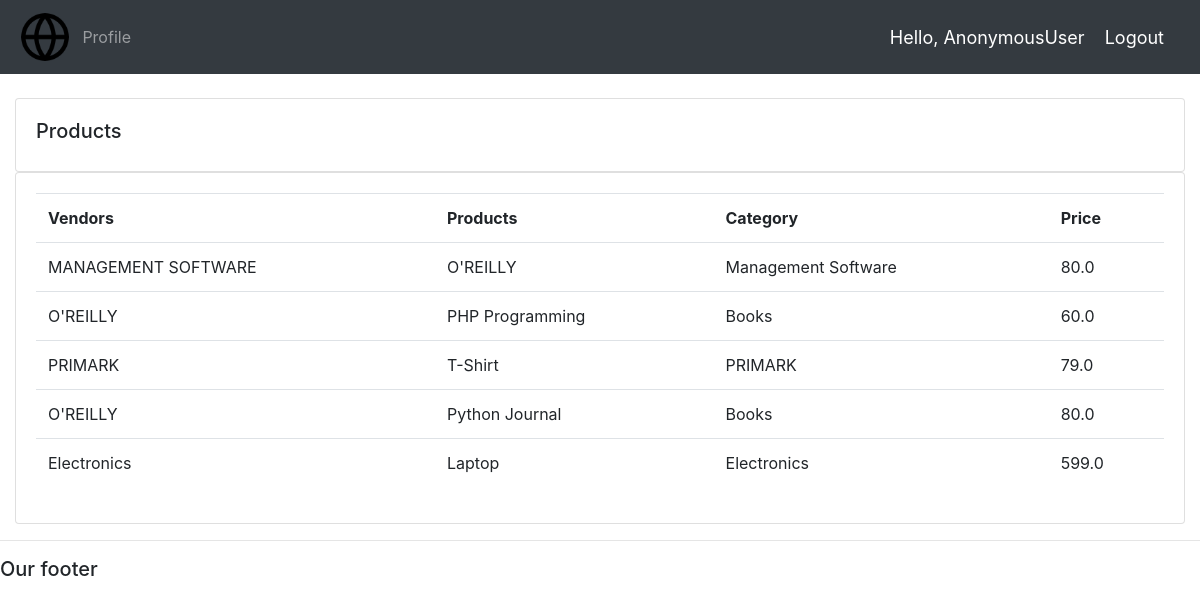
Screenshot of /products/ with the database file from the repository.
### accounts/models.py (models this page shows, shortened)
class Product(models.Model):
        CATEGORY = (
            ('PRIMARK', 'PRIMARK'),
            ('Electronics', 'Electronics'),
            ('Books', 'Books'),
            ('Management Software', 'Management Software'),
            )
        name = models.CharField(max_length = 200, null=True)
        price = models.FloatField(null=True)
        category = models.CharField(max_length = 200, null=True, choices=CATEGORY)
        description = models.CharField(max_length = 200, null=True, blank=True)
        date_created = models.DateTimeField(auto_now_add=True, null=True)
        image = models.ImageField(null=True)
        tags = models.ForeignKey(Tag, on_delete=models.SET_NULL, blank=True, null=True)

class Tag(models.Model):
    name = models.CharField(max_length = 200, null=True)
    def __str__(self):
        return self.name

### accounts/views.py (the view)
# urls.py: path('products/', views.products, name="products"),
def products(request):
    products = Product.objects.all()
    tagName = Tag.objects.all()
    product_count = products.count()
    context = {'products':products, 'tagName':tagName, 'product_count':product_count}
    return render(request, 'accounts/products.html', context)

### accounts/templates/accounts/products.html
{% extends 'accounts/main.html' %}
{% block content %}
    <br>
    <div class="row">
        <div class="col-md">
            <div class="card card-body">
                <h5>Products</h5>
            </div>
            <div class="card card-body">
                <table class="table">
                    <tr>
                        <th>Vendors</th>
                        <th>Products</th>
                        <th>Category</th>
                        <th>Price</th>
                    </tr>
                    {% for product in products  %}
                        <tr>
                            <td>{{product.tags}}</td>
                            <td>{{product.name}}</td>
                            <td>{{product.category}}</td>
                            <td>{{product.price}}</td>
                        </tr>
                    {% endfor %}
                </table>
            </div>
        </div>
    </div>
{% endblock %}

### accounts/templates/accounts/main.html (shortened to what this page needs)
{% load static %}
<!DOCTYPE html>
<html lang="en">
<head>
    <link rel="stylesheet" href="{% static '/css/main.css' %}">
    <link rel="stylesheet" href="https://cdn.jsdelivr.net/npm/bootstrap@4.6.2/dist/css/bootstrap.min.css"
>
</head>
<body>
    {% include 'accounts/navbar.html' %}
        <div class="container-fluid">
            {% block content %}
            {% endblock %}
        </div>
        <hr>
    <h5>Our footer</h5>
</body>
</html>

### accounts/templates/accounts/navbar.html (shortened to what this page needs)
{% load static %}
<nav class="navbar navbar-expand-lg navbar-dark bg-dark">
  <img src="/images/favicon.png" alt="favicon" class="logo">
    <div class="collapse navbar-collapse" id="navbarNav">
      <ul class="navbar-nav">
        {% if request.user.is_staff %}
        <li class="nav-item active">
          <a class="nav-link" href="{% url 'home' %}">Dashboard</a>
        </li>
        <li class="nav-item">
          <a class="nav-link" href="{% url 'products' %}">Products</a>
        </li>
        {% else %}
        <li class="nav-item">
          <a class="nav-link" href="{% url 'account' %}">Profile</a>
        </li>
        {% endif %}
      </ul>
    </div>
    <span class="hello-msg">Hello, {{request.user}}</span>
    <span><a class="hello-msg" href="{% url 'logout' %}">Logout</a></span>
  </nav>

### static/css/main.css (style rules this page uses)
body { background-color: #ebeff5; }

### accounts/templates/accounts/navbar.html (style rules this page uses)
.hello-msg { font-size: 18px; color: #fff; margin-right: 20px; }
.logo { width: 5%; height: 5%; padding: 3px; }

### rows the page displays
Product: tags "MANAGEMENT SOFTWARE", name "O'REILLY", category "Management Software", price "80.0"
Product: tags "O'REILLY", name "PHP Programming", category "Books", price "60.0"
Product: tags "PRIMARK", name "T-Shirt", category "PRIMARK", price "79.0"
Product: tags "O'REILLY", name "Python Journal", category "Books", price "80.0"
Product: tags "Electronics", name "Laptop", category "Electronics", price "599.0"

### other values shown
{{ request.user }} "AnonymousUser"
